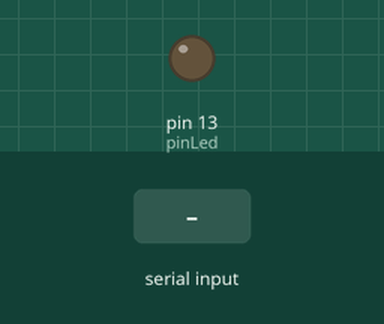
The sketch below on a simulated Arduino Uno, built with avr-gcc and run on an emulated ATmega328P. On the bench: output pins drawn as LEDs (lit = HIGH). The inputs (shaded band) are chosen by the test bench.

Above: at 1.2 s.
1.3 s: "1" received over Serial
At 1.6 s:
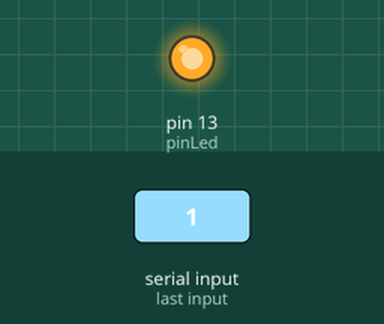
2.8 s: "0" received over Serial
At 4.0 s:
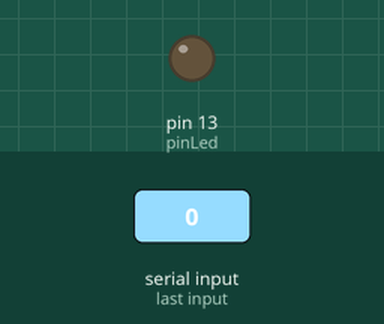
Timing chart, 0 to 5.8 s (numbered marks = the images above; inputs shaded):
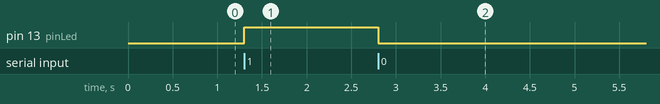

The sketch:

LedApp.ino
```cpp
//Configurar los puertos y la placa en la opcion herramientas

// variables
int pinLed = 13;
char opcion = '0';

void setup() {
  // put your setup code here, to run once:
  // inicializador de los puertos sensores o actuadores
  pinMode(pinLed,OUTPUT);
  //Trabaja con puertos seriales
  Serial.begin(9600);
}

void loop() {
  // put your main code here, to run repeatedly:
  if(Serial.available()){
    opcion = Serial.read();
  }

  if(opcion == '1'){
    digitalWrite(pinLed, HIGH);
  }
  else if(opcion == '0'){
    digitalWrite(pinLed, LOW);
  }

}
```

Measured:
- after the input at 1.3 s, pin 13 (pinLed): LOW → HIGH at once
- after the input at 2.8 s, pin 13 (pinLed): HIGH → LOW at once
